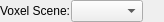
<?xml version="1.0" encoding="UTF-8"?>
<ui version="4.0">
 <class>VoxelWidget</class>
 <widget class="QWidget" name="VoxelWidget">
  <property name="geometry">
   <rect>
    <x>0</x>
    <y>0</y>
    <width>164</width>
    <height>20</height>
   </rect>
  </property>
  <property name="windowTitle">
   <string>Form</string>
  </property>
  <layout class="QHBoxLayout" name="horizontalLayout">
   <property name="spacing">
    <number>0</number>
   </property>
   <property name="leftMargin">
    <number>0</number>
   </property>
   <property name="topMargin">
    <number>0</number>
   </property>
   <property name="rightMargin">
    <number>0</number>
   </property>
   <property name="bottomMargin">
    <number>0</number>
   </property>
   <item>
    <widget class="QLabel" name="label">
     <property name="text">
      <string>Voxel Scene:</string>
     </property>
    </widget>
   </item>
   <item>
    <widget class="QComboBox" name="comboBox"/>
   </item>
   <item>
    <spacer name="horizontalSpacer">
     <property name="orientation">
      <enum>Qt::Horizontal</enum>
     </property>
     <property name="sizeHint" stdset="0">
      <size>
       <width>40</width>
       <height>20</height>
      </size>
     </property>
    </spacer>
   </item>
  </layout>
 </widget>
 <resources/>
 <connections/>
</ui>
